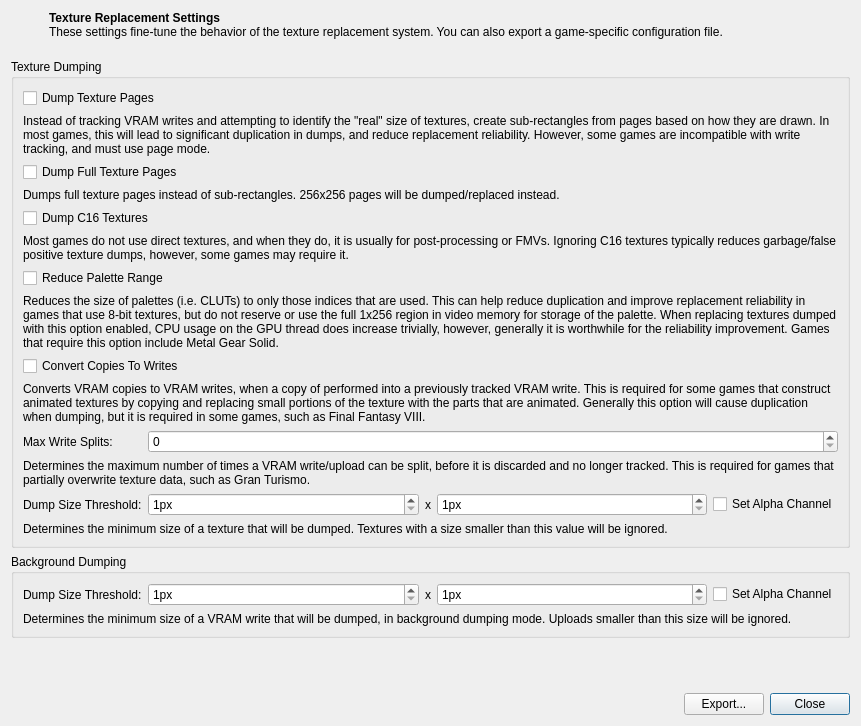
<?xml version="1.0" encoding="UTF-8"?>
<ui version="4.0">
 <class>TextureReplacementSettingsDialog</class>
 <widget class="QDialog" name="TextureReplacementSettingsDialog">
  <property name="geometry">
   <rect>
    <x>0</x>
    <y>0</y>
    <width>861</width>
    <height>726</height>
   </rect>
  </property>
  <property name="windowTitle">
   <string>Texture Replacement Settings</string>
  </property>
  <layout class="QVBoxLayout" name="verticalLayout">
   <item>
    <layout class="QHBoxLayout" name="horizontalLayout_5">
     <property name="bottomMargin">
      <number>10</number>
     </property>
     <item>
      <widget class="QLabel" name="icon">
       <property name="minimumSize">
        <size>
         <width>32</width>
         <height>32</height>
        </size>
       </property>
       <property name="maximumSize">
        <size>
         <width>32</width>
         <height>32</height>
        </size>
       </property>
       <property name="alignment">
        <set>Qt::AlignmentFlag::AlignLeading|Qt::AlignmentFlag::AlignLeft|Qt::AlignmentFlag::AlignTop</set>
       </property>
      </widget>
     </item>
     <item>
      <widget class="QLabel" name="label_5">
       <property name="text">
        <string>&lt;html&gt;&lt;head/&gt;&lt;body&gt;&lt;p&gt;&lt;span style=&quot; font-weight:700;&quot;&gt;Texture Replacement Settings&lt;/span&gt;&lt;br/&gt;These settings fine-tune the behavior of the texture replacement system. You can also export a game-specific configuration file.&lt;/p&gt;&lt;/body&gt;&lt;/html&gt;</string>
       </property>
       <property name="textFormat">
        <enum>Qt::TextFormat::RichText</enum>
       </property>
       <property name="alignment">
        <set>Qt::AlignmentFlag::AlignLeading|Qt::AlignmentFlag::AlignLeft|Qt::AlignmentFlag::AlignTop</set>
       </property>
       <property name="wordWrap">
        <bool>true</bool>
       </property>
      </widget>
     </item>
    </layout>
   </item>
   <item>
    <widget class="QGroupBox" name="groupBox">
     <property name="title">
      <string>Texture Dumping</string>
     </property>
     <layout class="QFormLayout" name="formLayout">
      <item row="0" column="0" colspan="2">
       <widget class="QCheckBox" name="dumpTexturePages">
        <property name="text">
         <string>Dump Texture Pages</string>
        </property>
       </widget>
      </item>
      <item row="1" column="0" colspan="2">
       <widget class="QLabel" name="label">
        <property name="text">
         <string>Instead of tracking VRAM writes and attempting to identify the &quot;real&quot; size of textures, create sub-rectangles from pages based on how they are drawn. In most games, this will lead to significant duplication in dumps, and reduce replacement reliability. However, some games are incompatible with write tracking, and must use page mode.</string>
        </property>
        <property name="wordWrap">
         <bool>true</bool>
        </property>
       </widget>
      </item>
      <item row="4" column="0" colspan="2">
       <widget class="QCheckBox" name="dumpC16Textures">
        <property name="text">
         <string>Dump C16 Textures</string>
        </property>
       </widget>
      </item>
      <item row="5" column="0" colspan="2">
       <widget class="QLabel" name="label_2">
        <property name="text">
         <string>Most games do not use direct textures, and when they do, it is usually for post-processing or FMVs. Ignoring C16 textures typically reduces garbage/false positive texture dumps, however, some games may require it.</string>
        </property>
        <property name="wordWrap">
         <bool>true</bool>
        </property>
       </widget>
      </item>
      <item row="6" column="0" colspan="2">
       <widget class="QCheckBox" name="reducePaletteRange">
        <property name="text">
         <string>Reduce Palette Range</string>
        </property>
       </widget>
      </item>
      <item row="7" column="0" colspan="2">
       <widget class="QLabel" name="label_3">
        <property name="text">
         <string>Reduces the size of palettes (i.e. CLUTs) to only those indices that are used. This can help reduce duplication and improve replacement reliability in games that use 8-bit textures, but do not reserve or use the full 1x256 region in video memory for storage of the palette. When replacing textures dumped with this option enabled, CPU usage on the GPU thread does increase trivially, however, generally it is worthwhile for the reliability improvement. Games that require this option include Metal Gear Solid.</string>
        </property>
        <property name="wordWrap">
         <bool>true</bool>
        </property>
       </widget>
      </item>
      <item row="8" column="0" colspan="2">
       <widget class="QCheckBox" name="convertCopiesToWrites">
        <property name="text">
         <string>Convert Copies To Writes</string>
        </property>
       </widget>
      </item>
      <item row="9" column="0" colspan="2">
       <widget class="QLabel" name="label_6">
        <property name="text">
         <string>Converts VRAM copies to VRAM writes, when a copy of performed into a previously tracked VRAM write. This is required for some games that construct animated textures by copying and replacing small portions of the texture with the parts that are animated. Generally this option will cause duplication when dumping, but it is required in some games, such as Final Fantasy VIII.</string>
        </property>
        <property name="wordWrap">
         <bool>true</bool>
        </property>
       </widget>
      </item>
      <item row="10" column="0">
       <widget class="QLabel" name="label_4">
        <property name="text">
         <string>Max Write Splits:</string>
        </property>
       </widget>
      </item>
      <item row="10" column="1">
       <widget class="QSpinBox" name="maxVRAMWriteSplits">
        <property name="minimum">
         <number>0</number>
        </property>
        <property name="maximum">
         <number>32</number>
        </property>
       </widget>
      </item>
      <item row="11" column="0" colspan="2">
       <widget class="QLabel" name="label_7">
        <property name="text">
         <string>Determines the maximum number of times a VRAM write/upload can be split, before it is discarded and no longer tracked. This is required for games that partially overwrite texture data, such as Gran Turismo.</string>
        </property>
        <property name="wordWrap">
         <bool>true</bool>
        </property>
       </widget>
      </item>
      <item row="12" column="0">
       <widget class="QLabel" name="vramWriteDumpThresholdLabel_2">
        <property name="text">
         <string>Dump Size Threshold:</string>
        </property>
       </widget>
      </item>
      <item row="12" column="1">
       <layout class="QHBoxLayout" name="horizontalLayout_7" stretch="1,0,1,0">
        <item>
         <widget class="QSpinBox" name="minDumpedTextureWidth">
          <property name="suffix">
           <string>px</string>
          </property>
          <property name="minimum">
           <number>1</number>
          </property>
          <property name="maximum">
           <number>1024</number>
          </property>
         </widget>
        </item>
        <item>
         <widget class="QLabel" name="vramWriteDumpThresholdSeparator_2">
          <property name="text">
           <string>x</string>
          </property>
         </widget>
        </item>
        <item>
         <widget class="QSpinBox" name="minDumpedTextureHeight">
          <property name="suffix">
           <string>px</string>
          </property>
          <property name="minimum">
           <number>1</number>
          </property>
          <property name="maximum">
           <number>512</number>
          </property>
         </widget>
        </item>
        <item>
         <widget class="QCheckBox" name="setTextureDumpAlphaChannel">
          <property name="text">
           <string>Set Alpha Channel</string>
          </property>
         </widget>
        </item>
       </layout>
      </item>
      <item row="13" column="0" colspan="2">
       <widget class="QLabel" name="label_8">
        <property name="text">
         <string>Determines the minimum size of a texture that will be dumped. Textures with a size smaller than this value will be ignored.</string>
        </property>
        <property name="wordWrap">
         <bool>true</bool>
        </property>
       </widget>
      </item>
      <item row="3" column="0" colspan="2">
       <widget class="QLabel" name="dumpFullTexturePagesLabel">
        <property name="text">
         <string>Dumps full texture pages instead of sub-rectangles. 256x256 pages will be dumped/replaced instead.</string>
        </property>
       </widget>
      </item>
      <item row="2" column="0" colspan="2">
       <widget class="QCheckBox" name="dumpFullTexturePages">
        <property name="text">
         <string>Dump Full Texture Pages</string>
        </property>
       </widget>
      </item>
     </layout>
    </widget>
   </item>
   <item>
    <widget class="QGroupBox" name="groupBox_2">
     <property name="title">
      <string>Background Dumping</string>
     </property>
     <layout class="QFormLayout" name="formLayout_2">
      <item row="0" column="0">
       <widget class="QLabel" name="vramWriteDumpThresholdLabel">
        <property name="text">
         <string>Dump Size Threshold:</string>
        </property>
       </widget>
      </item>
      <item row="0" column="1">
       <layout class="QHBoxLayout" name="horizontalLayout_6" stretch="1,0,1,0">
        <item>
         <widget class="QSpinBox" name="minDumpedVRAMWriteWidth">
          <property name="suffix">
           <string>px</string>
          </property>
          <property name="minimum">
           <number>1</number>
          </property>
          <property name="maximum">
           <number>1024</number>
          </property>
         </widget>
        </item>
        <item>
         <widget class="QLabel" name="vramWriteDumpThresholdSeparator">
          <property name="text">
           <string>x</string>
          </property>
         </widget>
        </item>
        <item>
         <widget class="QSpinBox" name="minDumpedVRAMWriteHeight">
          <property name="suffix">
           <string>px</string>
          </property>
          <property name="minimum">
           <number>1</number>
          </property>
          <property name="maximum">
           <number>512</number>
          </property>
         </widget>
        </item>
        <item>
         <widget class="QCheckBox" name="setVRAMWriteAlphaChannel">
          <property name="text">
           <string>Set Alpha Channel</string>
          </property>
         </widget>
        </item>
       </layout>
      </item>
      <item row="1" column="0" colspan="2">
       <widget class="QLabel" name="label_9">
        <property name="text">
         <string>Determines the minimum size of a VRAM write that will be dumped, in background dumping mode. Uploads smaller than this size will be ignored.</string>
        </property>
        <property name="wordWrap">
         <bool>true</bool>
        </property>
       </widget>
      </item>
     </layout>
    </widget>
   </item>
   <item>
    <spacer name="verticalSpacer">
     <property name="orientation">
      <enum>Qt::Orientation::Vertical</enum>
     </property>
     <property name="sizeHint" stdset="0">
      <size>
       <width>20</width>
       <height>40</height>
      </size>
     </property>
    </spacer>
   </item>
   <item>
    <layout class="QHBoxLayout" name="horizontalLayout">
     <item>
      <spacer name="horizontalSpacer">
       <property name="orientation">
        <enum>Qt::Orientation::Horizontal</enum>
       </property>
       <property name="sizeHint" stdset="0">
        <size>
         <width>198</width>
         <height>20</height>
        </size>
       </property>
      </spacer>
     </item>
     <item>
      <widget class="QPushButton" name="exportButton">
       <property name="text">
        <string>Export...</string>
       </property>
      </widget>
     </item>
     <item>
      <widget class="QPushButton" name="closeButton">
       <property name="text">
        <string>Close</string>
       </property>
       <property name="default">
        <bool>true</bool>
       </property>
      </widget>
     </item>
    </layout>
   </item>
  </layout>
 </widget>
 <resources/>
 <connections/>
</ui>
